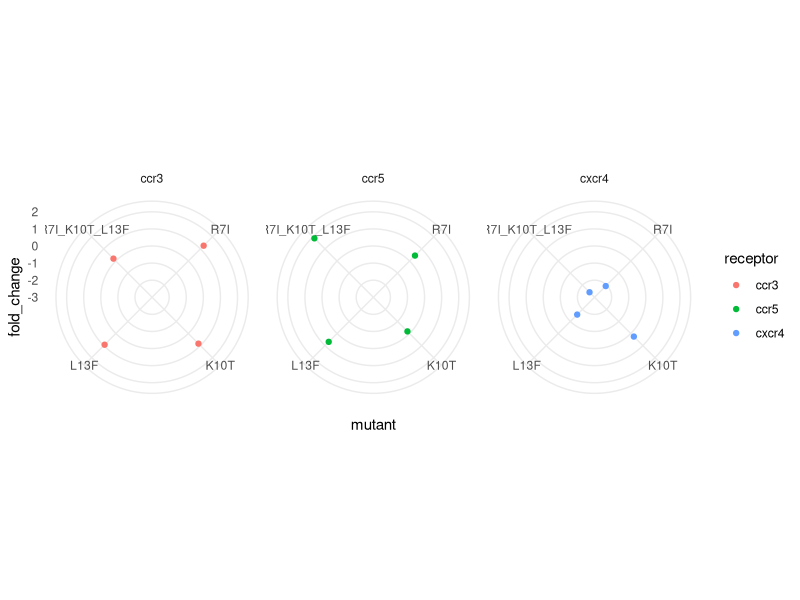
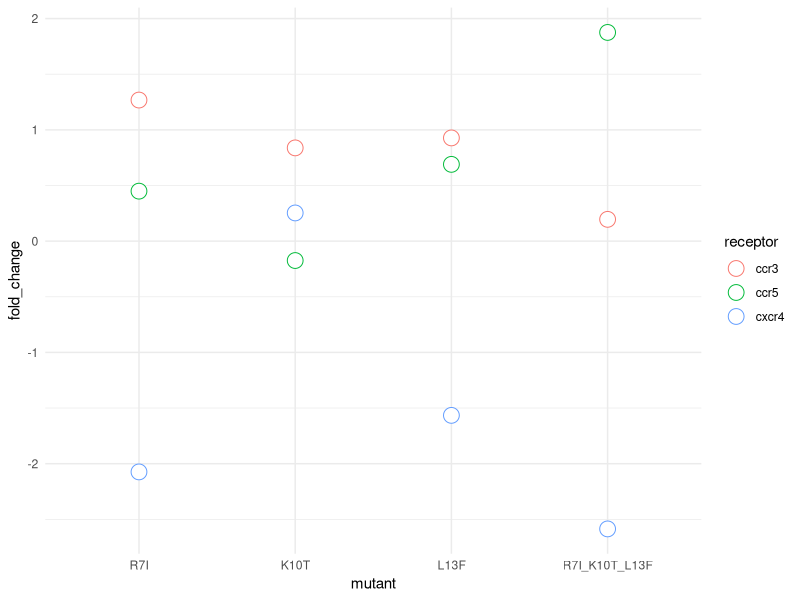
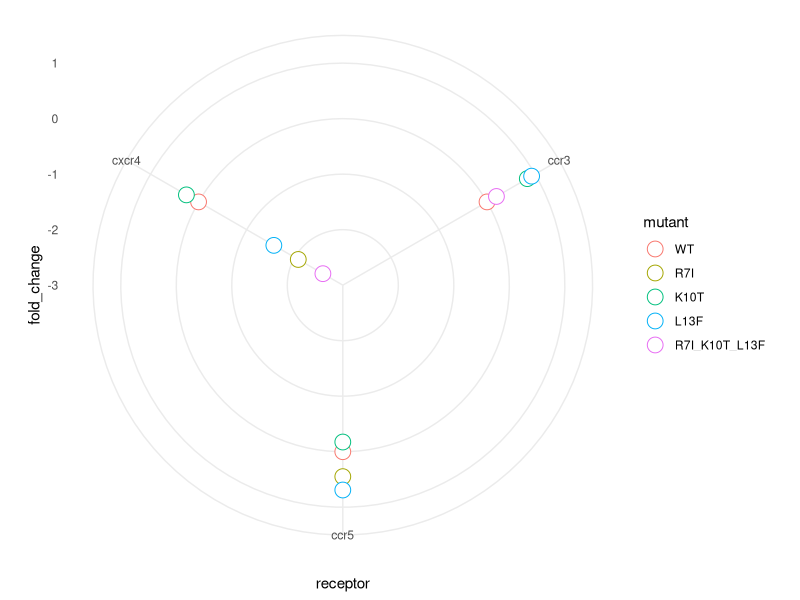
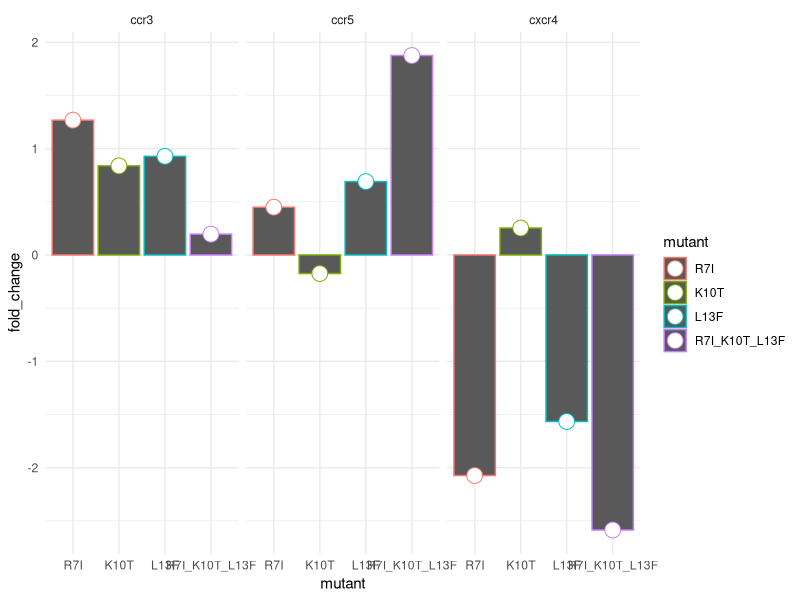
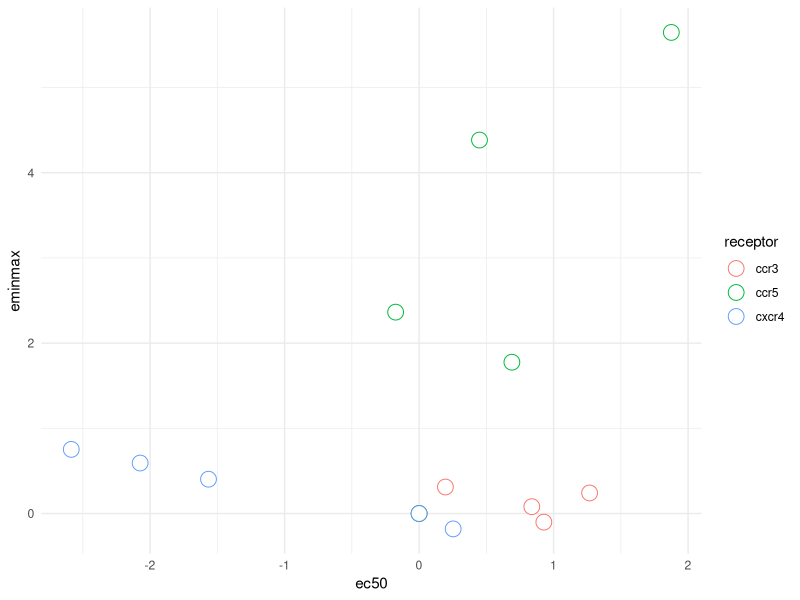

These figures' R source, in order: (Note: this script raises an error after producing the figures.)
# Name:     06_functional_data_vmip_mutants.R
# Updated:  20230109
# Author:   Andrew Kleist

# packages, working directory
setwd("~/Desktop/Volkman_Lab/BABU_VOLKMAN/CHEMOKINE_PRJ/Data/chemokine_gpcr_ms/")
library(tidyverse)

################################################################################
  
  # import data
  data <- read_csv("35_viral_ackr/data/processed/vmipii_data_summary.csv")
  
  # subset data by receptor, compare to WT vMIP-II state
  ccr3 <- data %>% filter(receptor=="ccr3") %>% filter(metric != "Emax")
  ccr3 <- ccr3 %>% mutate(fold_change = log(1.35e-09/value))
  
  ccr5 <- data %>% filter(receptor=="ccr5") %>% filter(metric != "Emin")
  ccr5 <- ccr5 %>% mutate(fold_change = log(1.165e-08/value))
  
  cxcr4 <- data %>% filter(receptor=="cxcr4") %>% filter(metric != "Emin")
  cxcr4 <- cxcr4 %>% mutate(fold_change = log(9.34e-09/value))
  
  # recombine
  data <- rbind(ccr3, ccr5, cxcr4)
  rm(ccr3, ccr5, cxcr4)
  
  # plot
  order <- c("WT", "R7I", "K10T", "L13F", "R7I_K10T_L13F")
  data$mutant <- factor(data$mutant, levels = order)
  
  
  # by mutant circular
  data %>%
    filter(mutant != "WT") %>%
    ggplot(aes(mutant, fold_change, color = receptor)) +
    geom_point() +
    ylim(-3, 2) +
    # geom_line(group = 1) +
    coord_polar() +
    facet_grid(. ~ receptor) +
    theme_minimal()
  
  # by mutant plain
  data %>%
    filter(mutant != "WT") %>%
    ggplot(aes(mutant, fold_change, color = receptor)) +
    geom_point(shape = 21, fill = "white", size = 5, stroke = 0.5) +
    # ylim(-3, 1) +
    # geom_line(group = 1) +
    # coord_polar() +
    # facet_grid(. ~ receptor) +
    theme_minimal()
  
  data %>%
    # filter(mutant != "WT") %>%
    ggplot(aes(receptor, fold_change, color = mutant)) +
    geom_point(shape = 21, fill = "white", size = 5, stroke = 0.5) +
    ylim(-3, 1) +
    # geom_line(group = 1) +
    coord_polar() +
    # facet_grid(. ~ receptor) +
    theme_minimal()
  
  data %>%
    filter(mutant != "WT") %>%
    ggplot(aes(mutant, fold_change, color = mutant)) +
    geom_bar(stat = "identity") +
    
    geom_point(shape = 21, fill = "white", size = 5, stroke = 0.5) +
    # ylim(-3, 1) +
    # geom_segment(aes(x = receptor, y = 0, xend = receptor, yend = fold_change)) +
    # coord_polar() +
    facet_grid(. ~ receptor) +
    theme_minimal()



################################################################################

  # import data
  data <- read_csv("35_viral_ackr/data/processed/vmipii_data_summary.csv")
  
  # subset data by receptor, compare to WT vMIP-II state
  ccr3 <- data %>% filter(receptor=="ccr3") %>% filter(metric != "Emax")
  ccr3 <- ccr3 %>% mutate(fold_change = log(1.35e-09/value))
  
  ccr5 <- data %>% filter(receptor=="ccr5") %>% filter(metric != "Emin")
  ccr5 <- ccr5 %>% mutate(fold_change = log(1.165e-08/value))
  
  cxcr4 <- data %>% filter(receptor=="cxcr4") %>% filter(metric != "Emin")
  cxcr4 <- cxcr4 %>% mutate(fold_change = log(9.34e-09/value))
  
  # recombine
  data1 <- rbind(ccr3, ccr5, cxcr4)
  data1$type <- c("ec50")
  rm(ccr3, ccr5, cxcr4)
  
  # subset data by receptor, compare to WT vMIP-II state
  ccr3 <- data %>% filter(receptor=="ccr3") %>% filter(metric != "EC50")
  ccr3 <- ccr3 %>% mutate(fold_change = log(abs(value/1.206)))
  
  ccr5 <- data %>% filter(receptor=="ccr5") %>% filter(metric != "EC50")
  ccr5 <- ccr5 %>% mutate(fold_change = log(abs(value/-0.1273)))
  
  cxcr4 <- data %>% filter(receptor=="cxcr4") %>% filter(metric != "EC50")
  cxcr4 <- cxcr4 %>% mutate(fold_change = log(abs(value/-18.39)))
  
  # recombine
  data2 <- rbind(ccr3, ccr5, cxcr4)
  data2$type <- c("eminmax")
  rm(ccr3, ccr5, cxcr4)
  
  # combine
  data <- rbind(data1, data2)
  data <- data  %>% select(-metric, -value)
  data <- data %>% pivot_wider(names_from = type, values_from = fold_change)
  
  # plot
  data %>%
    ggplot(aes(ec50, eminmax, color = receptor)) +
    geom_point(shape = 21, fill = "white", size = 5, stroke = 0.5) +
    theme_minimal()
    
  
  
  
  
  # plot

  
  data %>%
    filter(mutant != "WT") %>%
    ggplot(aes(mutant, fold_change, color = receptor)) +
    geom_point(shape = 21, fill = "white", size = 5, stroke = 0.5) +
    ylim(-3, 1) +
    # geom_line(group = 1) +
    coord_polar() +
    # facet_grid(. ~ receptor) +
    theme_minimal()
  
  data %>%
    filter(mutant != "WT") %>%
    ggplot(aes(mutant, fold_change, color = receptor)) +
    geom_point(shape = 21, fill = "white", size = 5, stroke = 0.5) +
    # ylim(-3, 1) +
    # geom_line(group = 1) +
    # coord_polar() +
    # facet_grid(. ~ receptor) +
    theme_minimal()
  
  data %>%
    # filter(mutant != "WT") %>%
    ggplot(aes(receptor, fold_change, color = mutant)) +
    geom_point(shape = 21, fill = "white", size = 5, stroke = 0.5) +
    ylim(-3, 1) +
    # geom_line(group = 1) +
    coord_polar() +
    # facet_grid(. ~ receptor) +
    theme_minimal()
  
  data %>%
    # filter(mutant != "WT") %>%
    ggplot(aes(receptor, fold_change, color = mutant)) +
    geom_point(shape = 21, fill = "white", size = 5, stroke = 0.5) +
    # ylim(-3, 1) +
    # geom_segment(aes(x = receptor, y = 0, xend = receptor, yend = fold_change)) +
    # coord_polar() +
    # facet_grid(. ~ receptor) +
    theme_minimal()
  
  
################################################################################
  
  # import data
  data <- read_csv("35_viral_ackr/data/processed/vmipii_data_summary.csv")
  
  # subset data by receptor, compare to WT vMIP-II state
  ccr3 <- data %>% filter(receptor=="ccr3") %>% filter(metric != "EC50")
  ccr3 <- ccr3 %>% mutate(fold_change = log(abs(value/1.206)))
  
  ccr5 <- data %>% filter(receptor=="ccr5") %>% filter(metric != "EC50")
  ccr5 <- ccr5 %>% mutate(fold_change = log(abs(value/-0.1273)))
  
  cxcr4 <- data %>% filter(receptor=="cxcr4") %>% filter(metric != "EC50")
  cxcr4 <- cxcr4 %>% mutate(fold_change = log(abs(value/-18.39)))
  
  # recombine
  data <- rbind(ccr3, ccr5, cxcr4)
  
  data %>%
    # filter(mutant != "WT") %>%
    ggplot(aes(receptor, fold_change, color = mutant)) +
    geom_point(shape = 21, fill = "white", size = 5, stroke = 0.5) +
    # ylim(-3, 1) +
    # geom_segment(aes(x = receptor, y = 0, xend = receptor, yend = fold_change)) +
    # coord_polar() +
    # facet_grid(. ~ receptor) +
    theme_minimal()
  
  
  
  
  
  
